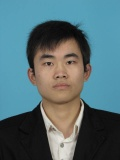
%> input picture 第3章/ysw.jpg, 120 x 160 px
$ octave ysw3_4.m   (GNU Octave 9; MATLAB toolbox functions it lacks are replaced by stand-ins)
%> lines starting %> are read from the running program, lines starting %| are printed output that depends on the picture; in (x1, y1, x2, y2) boxes, pixels count from 0 and x2, y2 are one past the last pixel; in counts of white or black regions, pixels touching at a corner belong together; the program's own positions count from 1
clc,clear,close all
warning off
ps=imread('ysw.jpg'); % 读原始图像
%> ps is the input picture: size 160x120x3 uint8; mean R, G, B 84.3, 109.9, 115.5
r = ps(:,:,1); % 红色分量
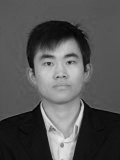
%> r: size 160x120 uint8; min 0, max 236, mean 84.3
g = ps(:,:,2); % 绿色分量
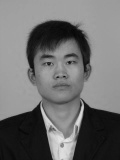
%> g: size 160x120 uint8; min 3, max 231, mean 109.9
b = ps(:,:,3); % 蓝色分量
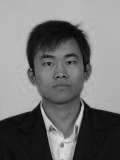
%> b: size 160x120 uint8; min 0, max 225, mean 115.5
rgb = b-g/2-r/2;  % 去除背景
bw = im2bw(rgb,0.2); % 二值化
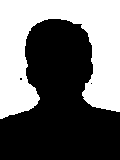
%> bw: size 160x120 logical; 42.4% white; 1 white region, box (x1, y1, x2, y2) and area: (0, 0, 120, 119) 8137
bw = ~bw;   % 取反
bw2 = bwareaopen(bw,30); % 去除小块
%> bw2: size 160x120 logical; 57.6% white; 1 black region, box (x1, y1, x2, y2) and area: (0, 0, 120, 119) 8142
%剔除背景后的RGB图像
ps = rgb2gray(ps); % 灰度化
%> ps: size 160x120 uint8
ps = immultiply(ps,bw2); % 去掉背景
for i=1:size(ps,1)
    for j=1:size(ps,2)
        if ps(i,j)>0
            ps(i,j)=ps(i,j)+20;
        end
    end
end
background=imopen(ps,strel('disk',4));
background=double(background);
%> background: size 160x120 double
figure,imshow(background,[])
figure('color',[1,1,1])
surf(background(1:4:end,1:4:end))
zlim([0 256]);
set(gca,'Xdir','reverse');
set(gca,'Ydir','reverse');
box on
grid off
set(gca,'ZTick',zeros(1,0),'YTick',zeros(1,0),'XTick',zeros(1,0))
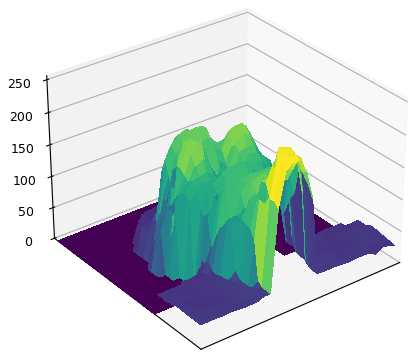
%> figure redrawn from the program's plot data
%% 左眼【48,64】，右眼【71,62】
figure('color',[1,1,1])
imshow(background,[])
hold on
plot(48,64,'r.','Markersize',20)
plot(71,62,'r.','Markersize',20)
%> figure, not shown here; shown 2 times larger
dmin = sqrt((48-71)^2+(64-62)^2);
disp(['左右眼的最短路径为：', num2str(dmin)])
%%
figure('color',[1,1,1])
imshow(background,[])
hold on
plot(48,64,'r.','Markersize',20)
plot(71,62,'r.','Markersize',20)
plot([48,71],[64,62],'b-','linewidth',3')
%> figure, not shown here; shown 2 times larger
%% surf，左眼【20,16,105】，右眼【13,16,72】
figure('color',[1,1,1])
mesh(background(1:4:end,1:4:end))
zlim([0 256]);
hold on
plot3(20,16,105,'r.','Markersize',50)
plot3(13,16,72,'r.','Markersize',50)
set(gca,'Xdir','reverse');
set(gca,'Ydir','reverse');
box on;grid off
%> after `grid off`:
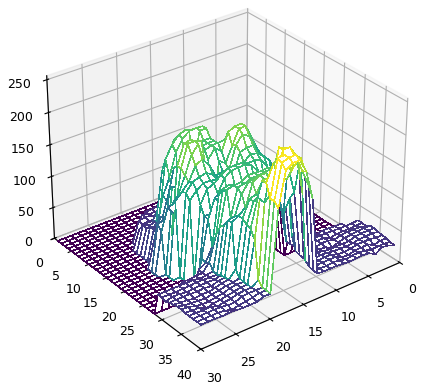
%> figure redrawn from the program's plot data
%% 求解两眼的基于灰度值的最小距离
close all
[X1,Y1]= meshgrid(1:30,1:40);
Z1 = background(1:4:end,1:4:end);
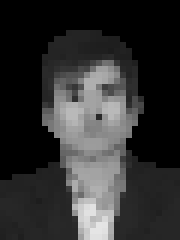
%> Z1: size 40x30 double (shown 6 times larger); min 0, max 229, mean 48.7
figure('color',[1,1,1])
mesh(X1,Y1,Z1)
set(gca,'Xdir','reverse');
set(gca,'Ydir','reverse');
box on;grid off
sta = [20,16,105];  % 起点
des = [13,16,72];  % 终点
hold on
plot3(20,16,105,'r.','Markersize',50)
plot3(13,16,72,'r.','Markersize',50)
view([-39.5 70]);
%%
nX1 = size(X1);
kk=1;
for i=1:nX1(1,1)
    for j=1:nX1(1,2)
        X2(1,kk) = X1(i,j);  % 化成点
        Y2(1,kk) = Y1(i,j);
        Z2(1,kk) = Z1(i,j);
        kk=kk+1;
    end
end
%> after the loop, X2 = 1200 values, max 30 at index 30, min 1 at index 1, mean 15.5; Y2 = 1200 values from 1 to 40; Z2 = 1200 values, max 229 at index 1127, min 0 at index 1, mean 48.65; kk = 1201
%%
%> (the run ends here)
